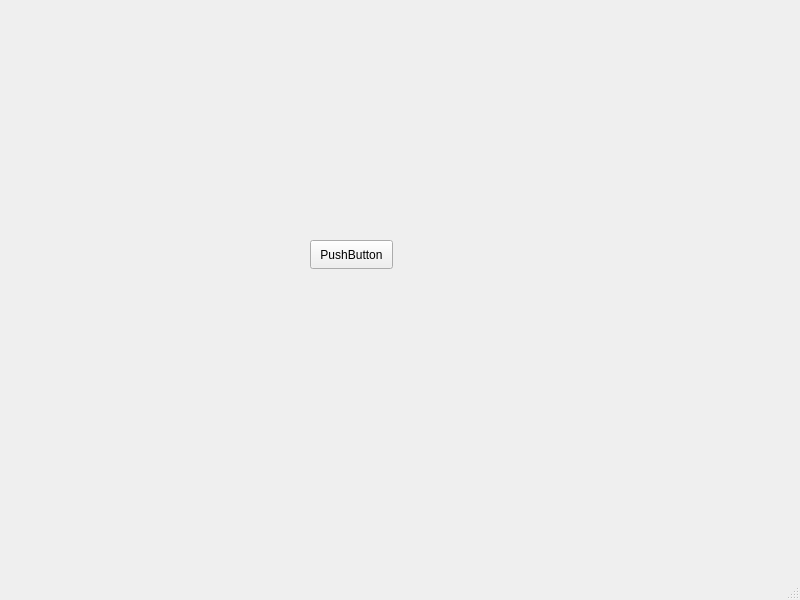
<?xml version="1.0" encoding="UTF-8"?>
<ui version="4.0">
 <class>MainWindow</class>
 <widget class="QMainWindow" name="MainWindow">
  <property name="geometry">
   <rect>
    <x>0</x>
    <y>0</y>
    <width>800</width>
    <height>600</height>
   </rect>
  </property>
  <property name="windowTitle">
   <string>MainWindow</string>
  </property>
  <widget class="QWidget" name="centralwidget">
   <widget class="QPushButton" name="pushButton">
    <property name="geometry">
     <rect>
      <x>310</x>
      <y>240</y>
      <width>83</width>
      <height>29</height>
     </rect>
    </property>
    <property name="text">
     <string>PushButton</string>
    </property>
   </widget>
  </widget>
  <widget class="QMenuBar" name="menubar">
   <property name="geometry">
    <rect>
     <x>0</x>
     <y>0</y>
     <width>800</width>
     <height>25</height>
    </rect>
   </property>
  </widget>
  <widget class="QStatusBar" name="statusbar"/>
 </widget>
 <resources/>
 <connections/>
</ui>
